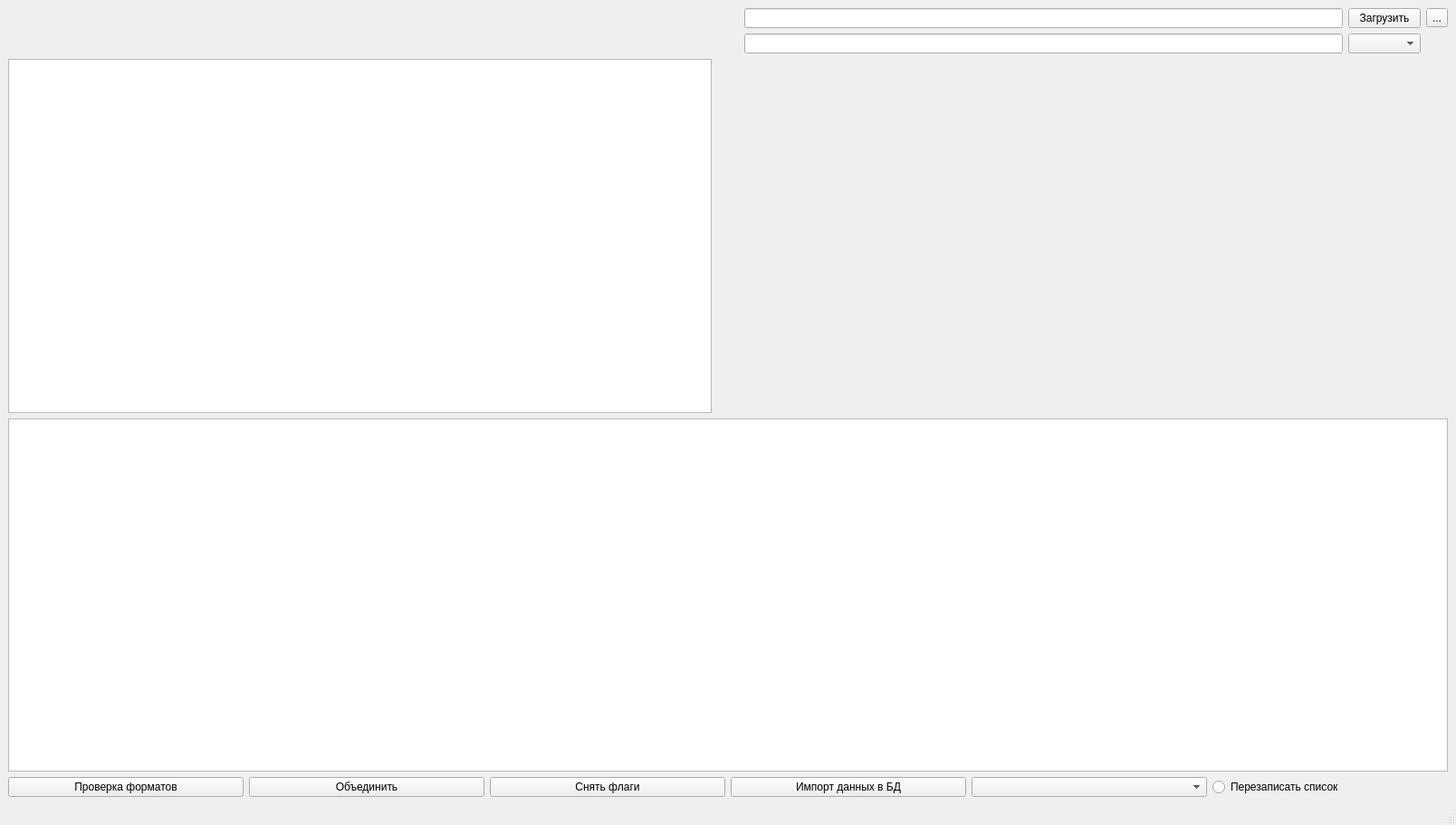
<?xml version="1.0" encoding="UTF-8"?>
<ui version="4.0">
 <class>MainWindow</class>
 <widget class="QMainWindow" name="MainWindow">
  <property name="geometry">
   <rect>
    <x>0</x>
    <y>0</y>
    <width>1608</width>
    <height>911</height>
   </rect>
  </property>
  <property name="windowTitle">
   <string>MainWindow</string>
  </property>
  <widget class="QWidget" name="centralwidget">
   <layout class="QGridLayout" name="gridLayout_2">
    <item row="2" column="0" colspan="7">
     <widget class="QTableWidget" name="tableWidget"/>
    </item>
    <item row="3" column="0" colspan="7">
     <layout class="QHBoxLayout" name="horizontalLayout">
      <item>
       <widget class="QPushButton" name="pushButton_5">
        <property name="text">
         <string>Проверка форматов</string>
        </property>
       </widget>
      </item>
      <item>
       <widget class="QPushButton" name="pushButton_3">
        <property name="text">
         <string>Объединить</string>
        </property>
       </widget>
      </item>
      <item>
       <widget class="QPushButton" name="pushButton_7">
        <property name="text">
         <string>Снять флаги</string>
        </property>
       </widget>
      </item>
      <item>
       <widget class="QPushButton" name="pushButton_4">
        <property name="text">
         <string>Импорт данных в БД</string>
        </property>
       </widget>
      </item>
      <item>
       <widget class="QComboBox" name="comboBox"/>
      </item>
      <item>
       <widget class="QRadioButton" name="radioButton">
        <property name="text">
         <string>Перезаписать список</string>
        </property>
       </widget>
      </item>
     </layout>
    </item>
    <item row="0" column="6">
     <layout class="QGridLayout" name="gridLayout_6">
      <item row="3" column="0">
       <widget class="QLineEdit" name="lineEdit_2"/>
      </item>
      <item row="2" column="0">
       <widget class="QLineEdit" name="lineEdit">
        <property name="maximumSize">
         <size>
          <width>930</width>
          <height>16777215</height>
         </size>
        </property>
       </widget>
      </item>
      <item row="2" column="1">
       <widget class="QPushButton" name="pushButton">
        <property name="text">
         <string>Загрузить</string>
        </property>
       </widget>
      </item>
      <item row="2" column="2">
       <widget class="QToolButton" name="toolButton">
        <property name="text">
         <string>...</string>
        </property>
       </widget>
      </item>
      <item row="3" column="1">
       <widget class="QComboBox" name="comboBox_2"/>
      </item>
     </layout>
    </item>
    <item row="1" column="0">
     <widget class="QTableView" name="tableView">
      <property name="editTriggers">
       <set>QAbstractItemView::AllEditTriggers</set>
      </property>
      <property name="dragDropMode">
       <enum>QAbstractItemView::DragDrop</enum>
      </property>
     </widget>
    </item>
   </layout>
  </widget>
  <widget class="QStatusBar" name="statusbar"/>
 </widget>
 <resources/>
 <connections/>
</ui>
